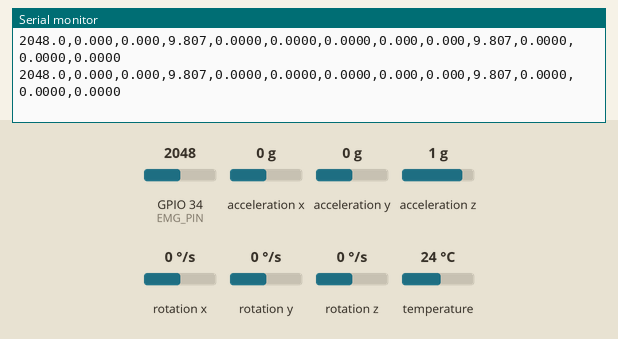
This sketch was run on a simulated ESP32. On the bench: the last lines printed to the serial monitor. Inputs (shaded band) come from the test bench; at power-on: GPIO 34 (EMG_PIN) = 2048, acceleration x 0 g, acceleration y 0 g, acceleration z 1 g, rotation x 0 °/s, rotation y 0 °/s, rotation z 0 °/s, temperature 24 °C (analog values on the 0–4095 scale).

Above: at 7.2 s.
7.3 s: GPIO 34 (EMG_PIN) set to 412
At 8.3 s:
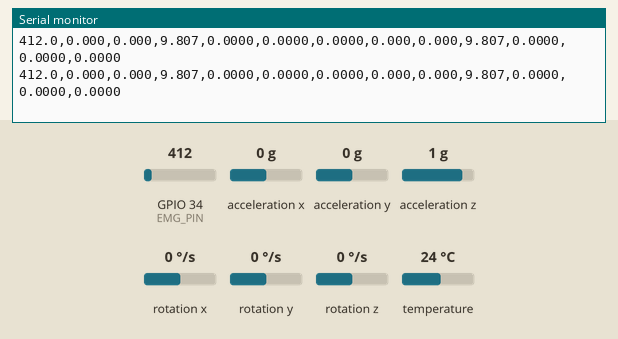
8.8 s: GPIO 34 (EMG_PIN) set to 361
At 9.8 s:
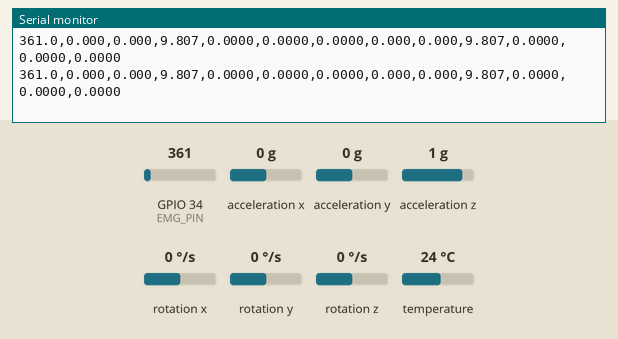
Timing chart, 0 to 11.8 s (numbered marks = the images above; inputs shaded):
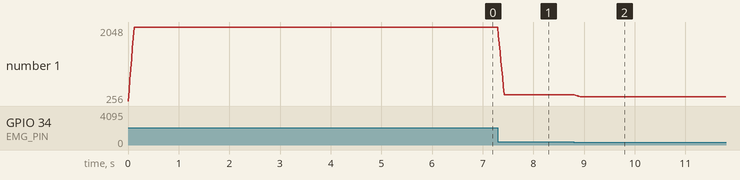

Measured:
- after the input at 7.3 s, the serial monitor: prints a new line at once (image 1)
- after the input at 8.8 s, the serial monitor: prints a new line at once (image 2)
- plotted number 1: 2048 → 412 after the input at 7.3 s, 412 → 361 after the input at 8.8 s

The sketch:

esp32_firmware.ino
```cpp
/*
  MotionBridge ESP32 Firmware
  ---------------------------
  Reads:
    - Wrist  MPU6050  on I2C address 0x68 (AD0 -> GND)
    - Elbow  MPU6050  on I2C address 0x69 (AD0 -> 3.3V)
    - MyoWare 2.0 EMG on GPIO 34 (12-bit ADC, 0-4095)  [optional]

  Sends over UART @ 115200 baud, ~100 Hz:
    emg,wax,way,waz,wgx,wgy,wgz,eax,eay,eaz,egx,egy,egz\n

  Libraries needed (install via Arduino Library Manager):
    - Adafruit MPU6050
    - Adafruit Unified Sensor
*/

#include <Wire.h>
#include <Adafruit_MPU6050.h>
#include <Adafruit_Sensor.h>

#define EMG_PIN    34
#define BAUD_RATE  115200
#define LOOP_MS    10
#define SMOOTH_N   8

// Must be defined before any function that uses it
struct IMU6 { float ax, ay, az, gx, gy, gz; };

Adafruit_MPU6050 mpuWrist;  // AD0 -> GND  = 0x68
Adafruit_MPU6050 mpuElbow;  // AD0 -> 3.3V = 0x69

bool wristOK = false;
bool elbowOK = false;

float emgBuf[SMOOTH_N] = {};
int   emgIdx = 0;

// ── EMG ───────────────────────────────────────────────────────────────────────

float readEMG() {
  emgBuf[emgIdx % SMOOTH_N] = (float)analogRead(EMG_PIN);
  emgIdx++;
  float s = 0;
  for (int i = 0; i < SMOOTH_N; i++) s += emgBuf[i];
  return s / SMOOTH_N;
}

// ── IMU ───────────────────────────────────────────────────────────────────────

bool initIMU(Adafruit_MPU6050 &mpu, uint8_t addr, const char *label) {
  if (!mpu.begin(addr)) {
    Serial.printf("# ERR: %s MPU6050 not found at 0x%02X\n", label, addr);
    return false;
  }
  mpu.setAccelerometerRange(MPU6050_RANGE_8_G);
  mpu.setGyroRange(MPU6050_RANGE_500_DEG);
  mpu.setFilterBandwidth(MPU6050_BAND_21_HZ);
  Serial.printf("# OK:  %s MPU6050 at 0x%02X\n", label, addr);
  return true;
}

IMU6 readIMU(Adafruit_MPU6050 &mpu) {
  sensors_event_t a, g, t;
  mpu.getEvent(&a, &g, &t);
  IMU6 out;
  out.ax = a.acceleration.x;
  out.ay = a.acceleration.y;
  out.az = a.acceleration.z;
  out.gx = g.gyro.x;
  out.gy = g.gyro.y;
  out.gz = g.gyro.z;
  return out;
}

IMU6 zeroIMU() {
  IMU6 out;
  out.ax = out.ay = out.az = out.gx = out.gy = out.gz = 0.0f;
  return out;
}

// ── Setup / loop ──────────────────────────────────────────────────────────────

void setup() {
  Serial.begin(BAUD_RATE);
  Wire.begin();
  analogReadResolution(12);

  wristOK = initIMU(mpuWrist, 0x68, "WRIST");
  elbowOK = initIMU(mpuElbow, 0x69, "ELBOW");
}

void loop() {
  float emg   = readEMG();
  IMU6  wrist = wristOK ? readIMU(mpuWrist) : zeroIMU();
  IMU6  elbow = elbowOK ? readIMU(mpuElbow) : zeroIMU();

  Serial.printf(
    "%.1f,%.3f,%.3f,%.3f,%.4f,%.4f,%.4f,%.3f,%.3f,%.3f,%.4f,%.4f,%.4f\n",
    emg,
    wrist.ax, wrist.ay, wrist.az, wrist.gx, wrist.gy, wrist.gz,
    elbow.ax, elbow.ay, elbow.az, elbow.gx, elbow.gy, elbow.gz
  );

  delay(LOOP_MS);
}
```
